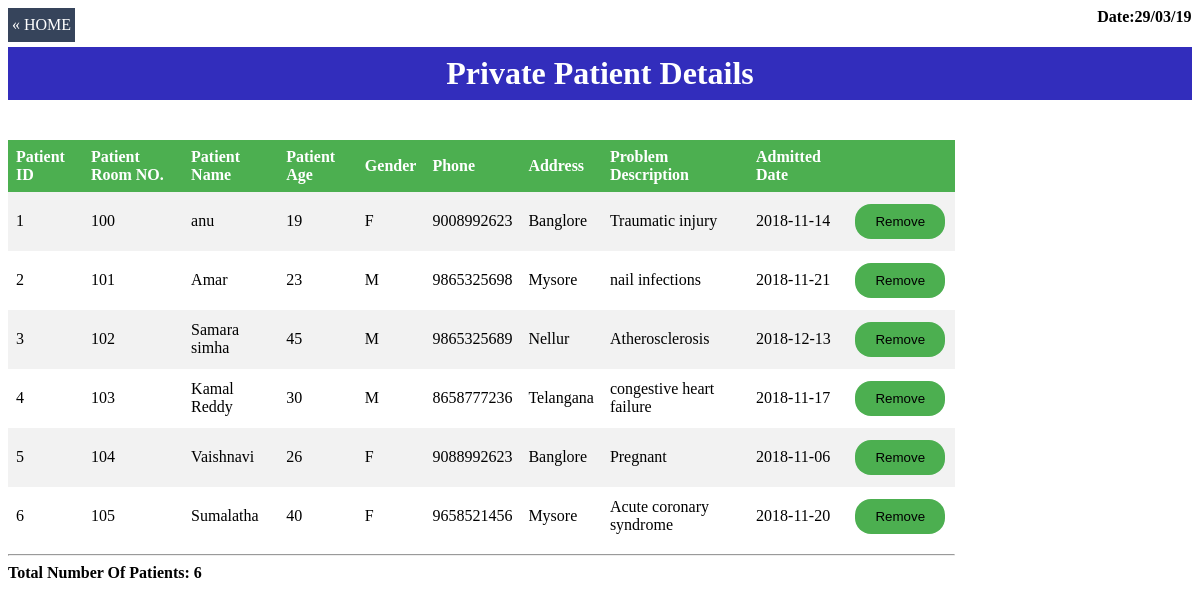
/viewprivatepatient.php, run on the app's committed database.
### tables this page shows
CREATE TABLE `pripatient` (
  `pid` int(5) NOT NULL,
  `roomno` int(3) NOT NULL,
  `pname` varchar(30) NOT NULL,
  `page` int(3) NOT NULL,
  `psex` varchar(1) NOT NULL,
  `pphno` varchar(10) NOT NULL,
  `paddress` varchar(30) NOT NULL,
  `admitdate` date DEFAULT NULL,
  `problem` varchar(200) DEFAULT NULL
);

### viewprivatepatient.php (the view, shortened to what this page needs)
<!DOCTYPE html>
<html>
<head>
</head>
<body>
	<a href="front.php" class="previous" style="text-decoration: none">&laquo; HOME</a>
	<?php
$date = date('d/m/y');
echo "<b><span  class='dt'><label>Date:</label>".$date."</span></b>";
?>
	<center><h1 style="padding: 8px 16px; background-color: #322dbc;color: white;">Private Patient Details</h1></center>
<?php
$dbservername = "localhost";
$dbusername = "root";
$dbpassword = "";
$dbname = "hospital";
$conn = mysqli_connect($dbservername, $dbusername, $dbpassword, $dbname);
  $tot=0;
  $sql = "CALL getPrivatePatients();";
  $result = mysqli_query($conn, $sql);
   echo "<br><form class='form1' style='text-align:center;' action='removePpatient.php' method='get'><table><tr><th>Patient ID</th><th>Patient Room NO.</th><th>Patient Name</th><th>Patient Age</th><th>Gender</th><th>Phone</th><th>Address</th><th>Problem Description</th><th>Admitted Date</th><th></th></tr>";
   while ($row = mysqli_fetch_assoc($result)) {
   	$tot++;
   echo "<tr><td>".$row['pid']."</td><td>".$row['roomno']."</td><td>".$row['pname']."</td><td>".$row['page']."</td><td>".$row['psex']."</td><td>".$row['pphno']."</td><td>".$row['paddress']."</td><td>".$row['problem']."</td><td>".$row['admitdate']."</td><td><button  type='submit' name='remove' class='button'  value='".$row['pid']."'>Remove</button></td></tr>";
     }
    echo "</table></form>";
    echo "<hr class='hr'>";
    echo "<b><label>Total Number Of Patients: </label>".$tot."</b>";
     ?>
</body>
</html>

### viewprivatepatient.php (style rules this page uses)
table { border-collapse: collapse; width: 80%; }
th, td { text-align: left; padding: 8px; }
tr:nth-child(even) { background-color: #f2f2f2 }
th { background-color: #4CAF50; color: white; }
.button { background-color: #4CAF50; border: none; color: black; padding: 10px 20px; text-align: center; text-decoration: none; display: inline-block; margin: 4px 2px; cursor: pointer; border-radius: 16px; }
.previous { position: absolute; background-color: #36445b; color:white; padding-top: 8px; padding-bottom: 8px; padding-right: 4px; padding-left: 4px; }
.dt { position: relative; background-color: solid black; margin-left: 92%; }
.hr { margin-right: 20%; }

### data on the page
pripatient: pid "1", roomno "100", pname "anu", page "19", psex "F", pphno "9008992623", paddress "Banglore", problem "Traumatic injury", admitdate "2018-11-14"
pripatient: pid "2", roomno "101", pname "Amar", page "23", psex "M", pphno "9865325698", paddress "Mysore", problem "nail infections", admitdate "2018-11-21"
pripatient: pid "3", roomno "102", pname "Samara simha", page "45", psex "M", pphno "9865325689", paddress "Nellur", problem "Atherosclerosis", admitdate "2018-12-13"
pripatient: pid "4", roomno "103", pname "Kamal Reddy", page "30", psex "M", pphno "8658777236", paddress "Telangana", problem "congestive heart failure", admitdate "2018-11-17"
pripatient: pid "5", roomno "104", pname "Vaishnavi", page "26", psex "F", pphno "9088992623", paddress "Banglore", problem "Pregnant", admitdate "2018-11-06"
pripatient: pid "6", roomno "105", pname "Sumalatha", page "40", psex "F", pphno "9658521456", paddress "Mysore", problem "Acute coronary syndrome", admitdate "2018-11-20"

### other printed values
$tot "6"
